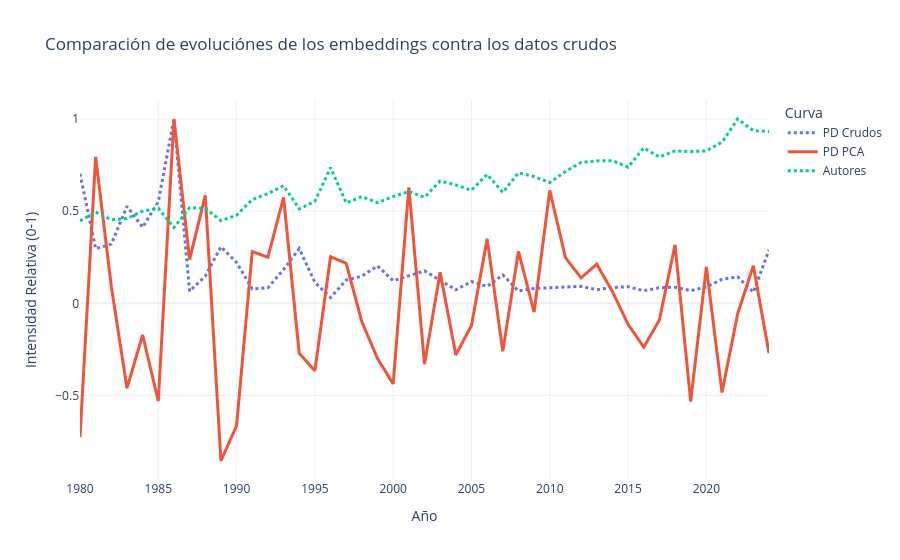

Notebook source saved alongside this figure:
### Code cell
# Unir las tablas 
# Usamos 'inner' para quedarnos solo con los años que existen en ambos lados
df_comparacion = pd.merge(df_plot, df_flujo, left_on='Year', right_on='year', how='inner')

# Normalización Manual (Escala 0 a 1)
# Para poder comparar directamente las tendencias
#PD es percent of documents

#Por cada atributo definido, se busca al maximo, y a cada valor (fila) es dividido entre ese valor
df_comparacion['PD Crudos'] = df_comparacion['Percent of documents'] / df_comparacion['Percent of documents'].max()
df_comparacion['PD PCA'] = df_comparacion['y_original'] / df_comparacion['y_original'].max()
df_comparacion['Autores'] = df_comparacion['Ave. authorships'] / df_comparacion['Ave. authorships'].max()
# Graficar
fig = px.line(
    df_comparacion, 
    x='Year', 
    y=['PD Crudos', 'PD PCA', 'Autores'], 
    title="Comparación de evoluciónes de los embeddings contra los datos crudos",
    labels={'value': 'Intensidad Relativa (0-1)', 'variable': 'Curva', 'Year': 'Año'},
    template="plotly_white",
    markers=False
)

fig.update_traces(line=dict(width=3)) 
fig.update_traces(patch={"line": {"dash": "dot"}}, selector={"name": "Autores"})
fig.update_traces(patch={"line": {"dash": "dot"}}, selector={"name": "PD Crudos"})
fig.show()

### Figure 1 — Plotly figure (JSON) as saved in the notebook; plotly's stock layout.template omitted (floating-point values rounded to 4 significant figures)
{"data": [{"hovertemplate": "Curva=PD Crudos<br>Año=%{x}<br>Intensidad Relativa (0-1)=%{y}<extra></extra>", "legendgroup": "PD Crudos", "line": {"color": "#636efa", "dash": "dot", "width": 3}, "marker": {"symbol": "circle"}, "mode": "lines", "name": "PD Crudos", "orientation": "v", "showlegend": true, "type": "scatter", "x": [1980, 1981, 1982, 1983, 1984, 1985, 1986, 1987, 1988, 1989, 1990, 1991, 1992, 1993, 1994, 1995, 1996, 1997, 1998, 1999, 2000, 2001, 2002, 2003, 2004, 2005, 2006, 2007, 2008, 2009, 2010, 2011, 2012, 2013, 2014, 2015, 2016, 2017, 2018, 2019, 2020, 2021, 2022, 2023, 2024], "xaxis": "x", "y": [0.7029, 0.2965, 0.3212, 0.5263, 0.4125, 0.5523, 1.0, 0.06608, 0.1472, 0.3068, 0.2214, 0.07767, 0.08443, 0.1832, 0.2965, 0.1135, 0.03167, 0.1257, 0.1477, 0.2029, 0.1221, 0.1485, 0.1761, 0.1247, 0.07341, 0.1179, 0.0917, 0.1543, 0.06715, 0.08064, 0.0853, 0.08948, 0.09213, 0.07385, 0.08548, 0.08999, 0.06811, 0.0845, 0.08744, 0.06871, 0.08851, 0.1308, 0.1432, 0.06038, 0.2887], "yaxis": "y"}, {"hovertemplate": "Curva=PD PCA<br>Año=%{x}<br>Intensidad Relativa (0-1)=%{y}<extra></extra>", "legendgroup": "PD PCA", "line": {"color": "#EF553B", "dash": "solid", "width": 3}, "marker": {"symbol": "circle"}, "mode": "lines", "name": "PD PCA", "orientation": "v", "showlegend": true, "type": "scatter", "x": [1980, 1981, 1982, 1983, 1984, 1985, 1986, 1987, 1988, 1989, 1990, 1991, 1992, 1993, 1994, 1995, 1996, 1997, 1998, 1999, 2000, 2001, 2002, 2003, 2004, 2005, 2006, 2007, 2008, 2009, 2010, 2011, 2012, 2013, 2014, 2015, 2016, 2017, 2018, 2019, 2020, 2021, 2022, 2023, 2024], "xaxis": "x", "y": [-0.7269, 0.7946, 0.09162, -0.4603, -0.1718, -0.5301, 1.0, 0.2371, 0.5852, -0.8555, -0.6633, 0.281, 0.2499, 0.5744, -0.271, -0.3655, 0.2529, 0.2166, -0.1, -0.2997, -0.4371, 0.6289, -0.3304, 0.169, -0.2803, -0.1204, 0.3497, -0.2608, 0.2814, -0.04743, 0.6127, 0.2478, 0.1383, 0.2126, 0.06429, -0.114, -0.2378, -0.09036, 0.3175, -0.5335, 0.1979, -0.4843, -0.05654, 0.204, -0.2702], "yaxis": "y"}, {"hovertemplate": "Curva=Autores<br>Año=%{x}<br>Intensidad Relativa (0-1)=%{y}<extra></extra>", "legendgroup": "Autores", "line": {"color": "#00cc96", "dash": "dot", "width": 3}, "marker": {"symbol": "circle"}, "mode": "lines", "name": "Autores", "orientation": "v", "showlegend": true, "type": "scatter", "x": [1980, 1981, 1982, 1983, 1984, 1985, 1986, 1987, 1988, 1989, 1990, 1991, 1992, 1993, 1994, 1995, 1996, 1997, 1998, 1999, 2000, 2001, 2002, 2003, 2004, 2005, 2006, 2007, 2008, 2009, 2010, 2011, 2012, 2013, 2014, 2015, 2016, 2017, 2018, 2019, 2020, 2021, 2022, 2023, 2024], "xaxis": "x", "y": [0.4476, 0.4946, 0.4534, 0.46, 0.4996, 0.516, 0.4108, 0.5189, 0.5153, 0.4483, 0.4781, 0.5634, 0.5948, 0.6384, 0.5122, 0.5534, 0.7362, 0.5445, 0.5788, 0.546, 0.5794, 0.6067, 0.5755, 0.6635, 0.6424, 0.6136, 0.6993, 0.6017, 0.7081, 0.6877, 0.6552, 0.7152, 0.7639, 0.7726, 0.7742, 0.7388, 0.8436, 0.7935, 0.8266, 0.8234, 0.827, 0.8741, 1.0, 0.937, 0.9318], "yaxis": "y"}], "layout": {"legend": {"title": {"text": "Curva"}, "tracegroupgap": 0}, "title": {"text": "Comparación de evoluciónes de los embeddings contra los datos crudos"}, "xaxis": {"anchor": "y", "domain": [0, 1], "title": {"text": "Año"}}, "yaxis": {"anchor": "x", "domain": [0, 1], "title": {"text": "Intensidad Relativa (0-1)"}}}}
